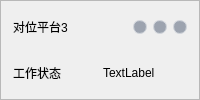
       <widget class="QFrame" name="card_plt3">
        <property name="styleSheet">
         <string notr="true">QFrame#card_rail, QFrame#card_plt0, QFrame#card_plt1, QFrame#card_plt2,
QFrame#card_plt3, QFrame#card_plt4, QFrame#card_plt5, QFrame#card_plt6 {
    background: #ffffff;
    border: 1px solid #b0b8c1;
    border-radius: 4px;
}</string>
        </property>
        <property name="frameShape">
         <enum>QFrame::StyledPanel</enum>
        </property>
        <property name="frameShadow">
         <enum>QFrame::Raised</enum>
        </property>
        <layout class="QVBoxLayout" name="verticalLayout_11">
         <property name="spacing">
          <number>6</number>
         </property>
         <property name="leftMargin">
          <number>6</number>
         </property>
         <property name="topMargin">
          <number>6</number>
         </property>
         <property name="rightMargin">
          <number>6</number>
         </property>
         <property name="bottomMargin">
          <number>6</number>
         </property>
         <item>
          <widget class="QWidget" name="widget_25" native="true">
           <layout class="QHBoxLayout" name="horizontalLayout_13">
            <property name="spacing">
             <number>6</number>
            </property>
            <property name="leftMargin">
             <number>6</number>
            </property>
            <property name="topMargin">
             <number>6</number>
            </property>
            <property name="rightMargin">
             <number>6</number>
            </property>
            <property name="bottomMargin">
             <number>6</number>
            </property>
            <item>
             <widget class="QLabel" name="label_37">
              <property name="text">
               <string>对位平台3</string>
              </property>
             </widget>
            </item>
            <item>
             <widget class="QLabel" name="plt3_label_Xstatus">
              <property name="minimumSize">
               <size>
                <width>14</width>
                <height>14</height>
               </size>
              </property>
              <property name="maximumSize">
               <size>
                <width>14</width>
                <height>14</height>
               </size>
              </property>
              <property name="styleSheet">
               <string notr="true">    background-color: #9ca3af;   /* 默认灰色 */
    border-radius: 7px;          /* 宽高的一半 = 正圆 */
    border: 1px solid #d1d5db;</string>
              </property>
              <property name="text">
               <string/>
              </property>
             </widget>
            </item>
            <item>
             <widget class="QLabel" name="plt3_label_Ystatus">
              <property name="minimumSize">
               <size>
                <width>14</width>
                <height>14</height>
               </size>
              </property>
              <property name="maximumSize">
               <size>
                <width>14</width>
                <height>14</height>
               </size>
              </property>
              <property name="styleSheet">
               <string notr="true">    background-color: #9ca3af;   /* 默认灰色 */
    border-radius: 7px;          /* 宽高的一半 = 正圆 */
    border: 1px solid #d1d5db;</string>
              </property>
              <property name="text">
               <string/>
              </property>
             </widget>
            </item>
            <item>
             <widget class="QLabel" name="plt3_label_Zstatus">
              <property name="minimumSize">
               <size>
                <width>14</width>
                <height>14</height>
               </size>
              </property>
              <property name="maximumSize">
               <size>
                <width>14</width>
                <height>14</height>
               </size>
              </property>
              <property name="styleSheet">
               <string notr="true">    background-color: #9ca3af;   /* 默认灰色 */
    border-radius: 7px;          /* 宽高的一半 = 正圆 */
    border: 1px solid #d1d5db;</string>
              </property>
              <property name="text">
               <string/>
              </property>
             </widget>
            </item>
           </layout>
          </widget>
         </item>
         <item>
          <widget class="QWidget" name="widget_28" native="true">
           <layout class="QHBoxLayout" name="horizontalLayout_27">
            <property name="spacing">
             <number>6</number>
            </property>
            <property name="leftMargin">
             <number>6</number>
            </property>
            <property name="topMargin">
             <number>6</number>
            </property>
            <property name="rightMargin">
             <number>6</number>
            </property>
            <property name="bottomMargin">
             <number>6</number>
            </property>
            <item>
             <widget class="QLabel" name="label_43">
              <property name="text">
               <string>工作状态</string>
              </property>
             </widget>
            </item>
            <item>
             <widget class="QLabel" name="plt3_label_state">
              <property name="text">
               <string>TextLabel</string>
              </property>
             </widget>
            </item>
           </layout>
          </widget>
         </item>
        </layout>
       </widget>
